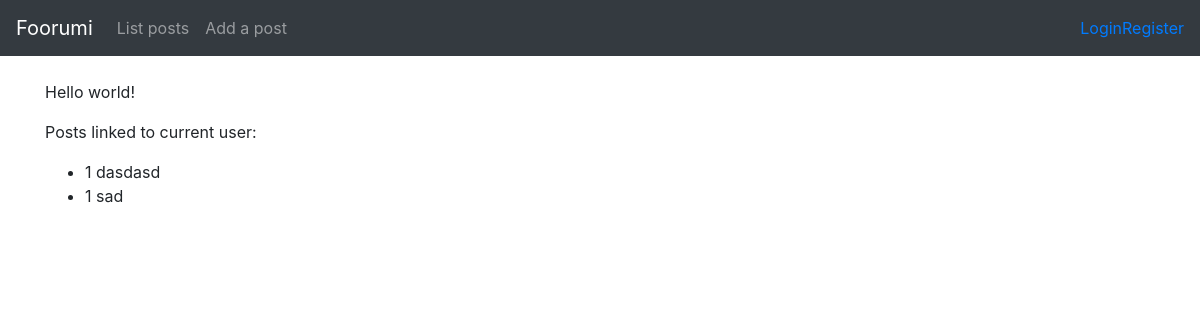
Before: / with the older database file.
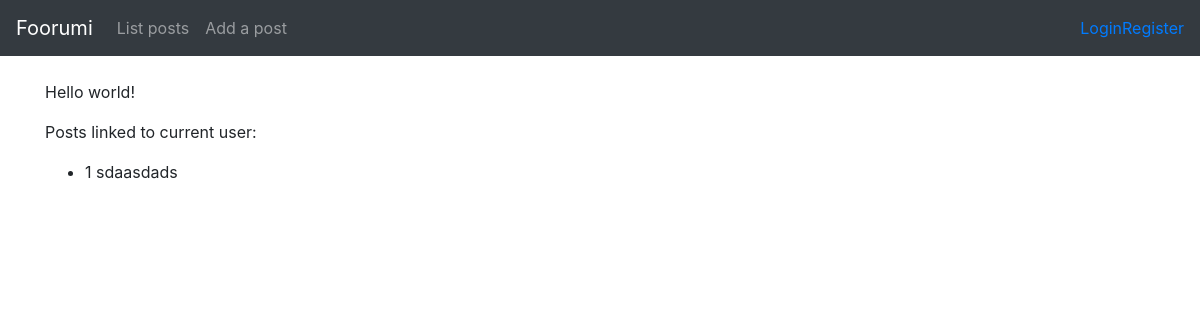
After: the same page with the newer database file.
### application/article/models.py (models this page shows, shortened)
class Article(Base):
    id = db.Column(db.Integer, primary_key=True)
    date_created = db.Column(db.DateTime, default=db.func.current_timestamp())
    date_modified = db.Column(db.DateTime, default=db.func.current_timestamp(), onupdate=db.func.current_timestamp())
    postname = db.Column(db.String(144), nullable=False)
    active = db.Column(db.Boolean, nullable=False)
    text = db.Column(db.String(2000), nullable=False)
    responses = db.relationship("Response", backref='article', lazy =True)
    account_id = db.Column(db.Integer, db.ForeignKey('account.id'),
                            nullable=False)

### application/views.py (the view)
@app.route('/')
def index():
    return render_template("index.html", linked_posts=User.find_linked_active_posts())

### application/auth/models.py (called while the page is built)
    @staticmethod
    def find_linked_active_posts():
        stmt = text("SELECT Account.id, Article.postname FROM Account"
                    " JOIN Article ON Article.account_id = Account.id"
                    " GROUP BY Account.id, Article.postname")
        res = db.engine.execute(stmt)
        response = []
        for row in res:
            response.append({"id":row[0], "postname":row[1]})
        return response

### application/templates/index.html
{% extends "layout.html" %}
{% block body %}
<p>
  Hello world!
</p>
{% if linked_posts is defined %}
<p>
  Posts linked to current user:
</p>
<ul>
  {% for user in linked_posts %}
  <li>
    {{user.id}} {{user.postname}}
  </li>
  {% endfor %}
</ul>
{% endif %}
{% endblock %}

Changed rows visible on the page:
removed Article: id "1", postname "sad"
changed Article: postname "dasdasd" → "sdaasdads"
